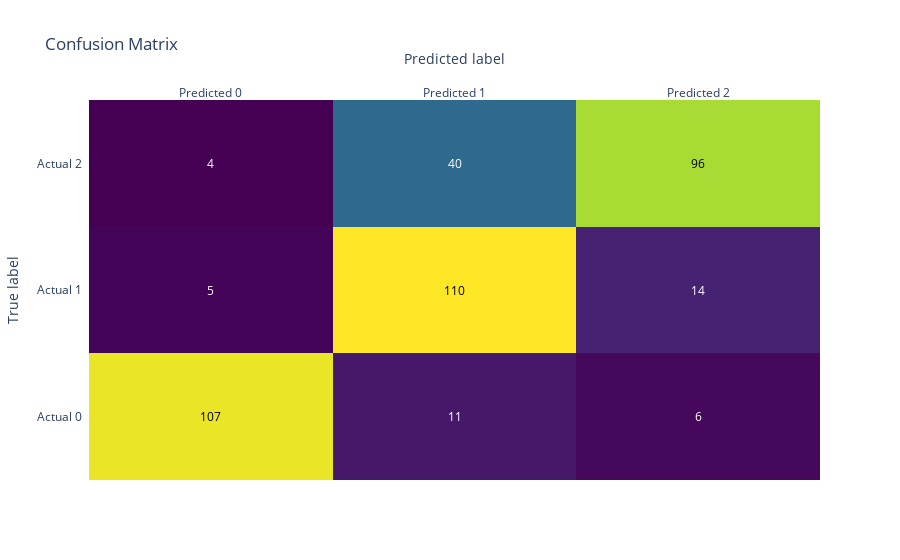

The code cell stored with this chart in its notebook:
### Code cell
# Compute confusion matrix
cm = confusion_matrix(y_test, y_pred)
fig = ff.create_annotated_heatmap(z=cm, x=[f'Predicted {i}' for i in range(n_classes)], y=[f'Actual {i}' for i in range(n_classes)], colorscale='Viridis')

fig.update_layout(title='Confusion Matrix', xaxis=dict(title='Predicted label'), yaxis=dict(title='True label'))
fig.show()

### Figure 1 — Plotly figure (JSON) as saved in the notebook; plotly's stock layout.template omitted (floating-point values rounded to 4 significant figures)
{"data": [{"colorscale": [[0, "#440154"], [0.1111, "#482878"], [0.2222, "#3e4989"], [0.3333, "#31688e"], [0.4444, "#26828e"], [0.5556, "#1f9e89"], [0.6667, "#35b779"], [0.7778, "#6ece58"], [0.8889, "#b5de2b"], [1, "#fde725"]], "reversescale": false, "showscale": false, "type": "heatmap", "x": ["Predicted 0", "Predicted 1", "Predicted 2"], "y": ["Actual 0", "Actual 1", "Actual 2"], "z": [[107, 11, 6], [5, 110, 14], [4, 40, 96]]}], "layout": {"annotations": [{"font": {"color": "#000000"}, "showarrow": false, "text": "107", "x": "Predicted 0", "xref": "x", "y": "Actual 0", "yref": "y"}, {"font": {"color": "#FFFFFF"}, "showarrow": false, "text": "11", "x": "Predicted 1", "xref": "x", "y": "Actual 0", "yref": "y"}, {"font": {"color": "#FFFFFF"}, "showarrow": false, "text": "6", "x": "Predicted 2", "xref": "x", "y": "Actual 0", "yref": "y"}, {"font": {"color": "#FFFFFF"}, "showarrow": false, "text": "5", "x": "Predicted 0", "xref": "x", "y": "Actual 1", "yref": "y"}, {"font": {"color": "#000000"}, "showarrow": false, "text": "110", "x": "Predicted 1", "xref": "x", "y": "Actual 1", "yref": "y"}, {"font": {"color": "#FFFFFF"}, "showarrow": false, "text": "14", "x": "Predicted 2", "xref": "x", "y": "Actual 1", "yref": "y"}, {"font": {"color": "#FFFFFF"}, "showarrow": false, "text": "4", "x": "Predicted 0", "xref": "x", "y": "Actual 2", "yref": "y"}, {"font": {"color": "#FFFFFF"}, "showarrow": false, "text": "40", "x": "Predicted 1", "xref": "x", "y": "Actual 2", "yref": "y"}, {"font": {"color": "#000000"}, "showarrow": false, "text": "96", "x": "Predicted 2", "xref": "x", "y": "Actual 2", "yref": "y"}], "title": {"text": "Confusion Matrix"}, "xaxis": {"dtick": 1, "gridcolor": "rgb(0, 0, 0)", "side": "top", "ticks": "", "title": {"text": "Predicted label"}}, "yaxis": {"dtick": 1, "ticks": "", "ticksuffix": "  ", "title": {"text": "True label"}}}}
